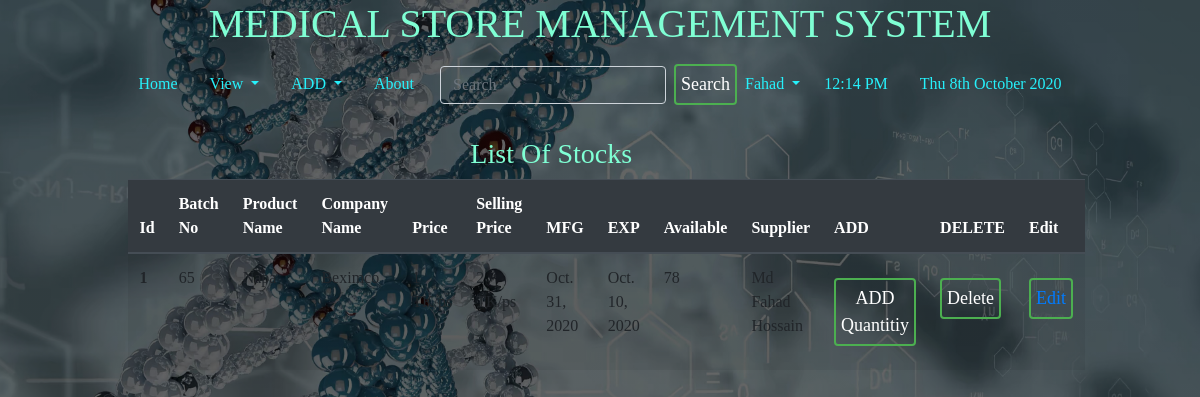
Screenshot of /products/ (signed in) with the database file from the repository.
### home/models.py (models this page shows, shortened)
class Product(models.Model):
    name = models.CharField(max_length=200)
    company = models.CharField(max_length=100)
    batch_no = models.CharField(max_length=25)
    cost = models.IntegerField()
    selling_price = models.IntegerField()
    qty=models.IntegerField()
    mfg = models.DateField()
    exp = models.DateField()
    supplier = models.ForeignKey(Supplier, on_delete=models.CASCADE, related_name="supplier_set")
    class Meta:
        ordering= ('name',)

class Supplier(models.Model):
    name = models.CharField(max_length=200)
    phone=models.CharField(max_length=17,default='')
    email=models.EmailField(default='')
    def __str__(self):
        return self.name

### home/views.py (the view)
# urls.py: path('products/', ProductListView.as_view(), name='product-list'),
class ProductListView(generic.ListView):
    model = Product
    template_name = 'home/product_list.html'
    context_object_name = 'products'
    queryset = Product.objects.all().order_by('name')

### templates/home/product_list.html (shortened to what this page needs)
{% extends 'basic.html' %}
{% block body %}
{% load static %}
{% load crispy_forms_tags %}
{% if user.is_authenticated %}
<div class="container-fluid">
<div class="col-md-9 offset-md-1">
<h3 class="text-center">List Of Stocks</h3>
<table class="table table-striped">
  <thead class="thead-dark">
    <tr>
      <th scope="col">Id</th>
      <th scope="col">Batch No</th>
      <th scope="col">Product Name</th>
      <th scope="col">Company Name</th>
      <th scope="col">Price</th>
      <th scope="col">Selling Price</th>
      <th scope="col">MFG</th>
      <th scope="col">EXP</th>
      <th scope="col">Available</th>
      <th scope="col">Supplier</th>
      <th scope="col">ADD</th>
      <th scope="col">DELETE</th>
      <th scope="col">Edit</th>
    </tr>
  </thead>
  <tbody>
  {% for p in products %}
    <tr>
      <th scope="row">{{p.id}}</th>
      <td>{{p.batch_no}}</td>
      <td>{{p.name}}</td>
      <td>{{p.company}}</td>
      <td>{{p.cost}} TK/ps</td>
      <td>{{p.selling_price}} TK/ps</td>
      <td>{{p.mfg}}</td>
      <td>{{p.exp}}</td>
      <td>{{p.qty}}</td>
      <td>{{p.supplier}}</td>
      <td> <button type="button" class="btn btn-primary" data-toggle="modal" data-target="#exampleModal1">
  ADD Quantitiy
</button></td>
      <td><button type="button" class="btn btn-primary" data-toggle="modal" data-target="#exampleModal">
  Delete
</button></td>
      <td><button  class="btn btn-primary"> <a href="/edit/{{p.id}}/">Edit</a></button></td>
    </tr>
    {% endfor %}
  </tbody>
</table>
</div>
</div>
{% else %}
<h2>Please Log in to Create a Post</h2>
{% endif %}
{% endblock %}

### templates/basic.html (shortened to what this page needs)
<!DOCTYPE html>
<html lang="en">
<head>
    <link rel="stylesheet" href="https://stackpath.bootstrapcdn.com/bootstrap/4.2.1/css/bootstrap.min.css"
 />
    {% load static %}
    <link href="{% static 'css/style.css'  %}" rel="stylesheet" />
</head>
<body style="
      background: linear-gradient(rgba(0, 0, 0, 0.6), rgba(0, 0, 0, 0.6)),
        url('/static/images/map.jpg');
      background-size: cover;
      background-attachment: fixed;
      background-position: top;
    ">
    <h1 class="text-center"> MEDICAL STORE MANAGEMENT SYSTEM</h1>
    <nav class="navbar navbar-expand-lg navbar-light" style="background: none; color: white; text-color: white">
        <div class="collapse navbar-collapse" id="navbarSupportedContent">
            <ul class="nav justify-content-center">
                <li class="nav-item {% block blogactive %} {% endblock blogactive %}">
                    <a class="nav-link" href="/">Home</a>
                </li>
                <li class="nav-item dropdown">
                    <a class="nav-link dropdown-toggle" href="#" id="navbarDropdown" role="button"
                        data-toggle="dropdown" aria-haspopup="true" aria-expanded="false">
                        View
                    </a>
                </li>
                <li class="nav-item dropdown">
                    <a class="nav-link dropdown-toggle" href="#" id="navbarDropdown" role="button"
                        data-toggle="dropdown" aria-haspopup="true" aria-expanded="false">
                        ADD
                    </a>
                </li>
                <li class="nav-item {% block aboutactive %} {% endblock aboutactive %}">
                    <a class="nav-link" href="/about/">About</a>
                </li>
                {% if user.is_authenticated %}
                <ul class="navbar-nav">
                    <form method="post" action="/search/" class="form-inline my-2 my-lg-0">
                        <li>
                            <input class="form-control mr-sm-2" style="background: none; color: white" type="search"
                                placeholder="Search" aria-label="Search" name="q" id="q" />
                        </li>
                        <li>
                            <button class="btn btn-outline-dark my-2 my-sm-0" type="submit">
                                Search
                            </button>
                        </li>
                    </form>
                    <li class="nav-item dropdown">
                        <a class="nav-link dropdown-toggle" href="#" id="navbarDropdown" role="button"
                            data-toggle="dropdown" aria-haspopup="true" aria-expanded="false">
                            {{request.user}}
                        </a>
                    </li>
                </ul>
                {% else %}
                <li class="nav-item {% block login %} {% endblock login %}">
                    <a class="nav-link" href="{% url 'home:login' %}">Login</a>
                </li>
                {% endif %}
                <li class="nav-item">
                    <a class="nav-link" href="">{% now "h:i A" as current_time %} {{ current_time|center:"150" }}</a>
                </li>
                <li class="nav-item">
                    <a class="nav-link" href="">{% now "D jS F Y" %}</a>
                </li>
            </ul>
        </div>
    </nav>
    <br />
    {% block body %} {% endblock %} {% block js %} {% endblock %}
</body>
</html>

### static/css/style.css (style rules this page uses)
body { margin: 0; padding: 0; font-family: sens-serif; height: 100vh; }
.nav ,.collapse { width:100%; }
.navbar .nav .nav-item .nav-link:link, .navbar .nav .nav-item .nav-link:visited { color: #26f1fb; text-align: center; }
* { padding: 0; margin: 0; border-radius: border-box; }
.container-fluid { text-align: left; transform: translate (-50%, -50%); color: white; }
input { width: 100%; border: none; outline: none; background: none; color: white; float: left; margin: 0 10px; font-size: 18px; }
.btn { width: auto; background: none; border: 2px solid #4caf50; color: white; padding: 5px; font-size: 18px; cursor: pointer; margin: 12px 0; }
.col-md-6, .col-md-7, .col-md-8, .col-md-9, .col-md-10 { background: none; color: white; }
h1, h2, h3, h4, h5, h6 { background: none; color: aquamarine; }

### rows the page displays
Product: id "1", batch_no "65", name "Napa", company "Beximco", cost "1", selling_price "2", mfg "Oct. 31, 2020", exp "Oct. 10, 2020", qty "78", supplier "Md Fahad Hossain"

### other values shown
{{ request.user }} "Fahad"
{{ current_time|center:"150" }} "12:14 PM"
